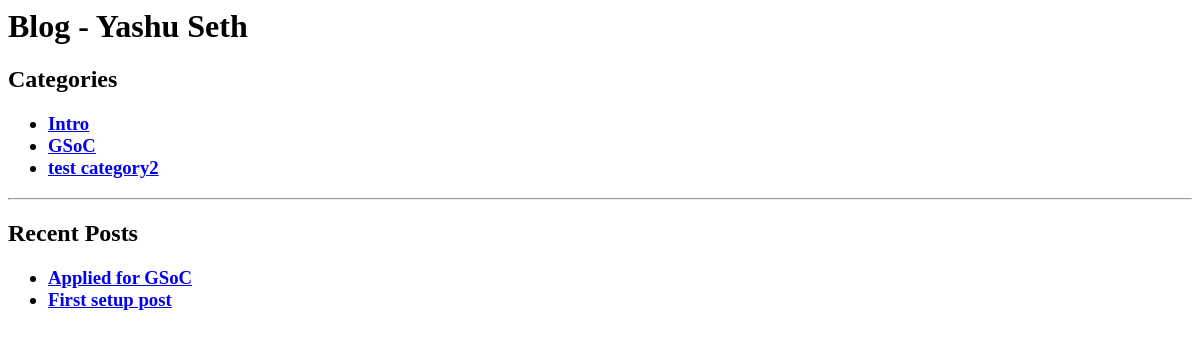
Before: /my_blog/ with the older database file.
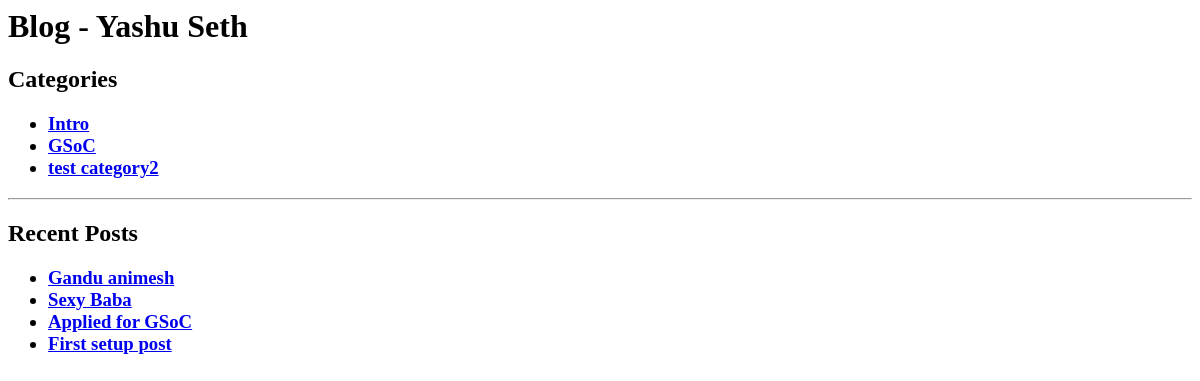
After: the same page with the newer database file.
### my_blog/models.py (models this page shows, shortened)
class Category(models.Model):
	title = models.CharField(max_length=100, unique=True)
	slug = models.SlugField(max_length=100, unique=True)
	def get_absolute_url(self):
		return reverse('view_blog_category', args=[self.slug])

class Blog(models.Model):
	title = models.CharField(max_length=100, unique=True)
	slug = models.SlugField(max_length=100, unique=True)
	body = models.TextField()
	posted = models.DateTimeField('date posted')
	category = models.ForeignKey('my_blog.Category')
	def get_absolute_url(self):
		return reverse('view_blog_post', args=[self.slug])

### my_blog/views.py (the view)
def index(request):
	return render_to_response('index.html', {
		'categories': Category.objects.all(),
		'posts': Blog.objects.all()[:7:-1]
		})

### my_blog/templates/index.html (shortened to what this page needs)
{% extends 'base.html' %}
{% block title %}Blog - Yashu Seth {% endblock %}
{% block content %}
	<div class="post-preview">
            <h2 class="post-title">
                Categories
            </h2>
            <h3 class="post-subtitle">
                {% if categories %}
					<ul>
						{% for category in categories %}
							<li>
								<a href="{{category.get_absolute_url}}">
									{{ category.title }} </a>
							</li>
						{% endfor %}
					</ul>
				{% else %}
					<p> There are no posts. </p>
				{% endif %}
            </h3>
    </div>
    <hr>
    <div class="post-preview">
	        <h2 class="post-title">
	            Recent Posts
	        </h2>
	        <h3 class="post-subtitle">
	        	{% if posts %}
					<ul>
						{% for post in posts %}
							<li>
								<a href="{{post.get_absolute_url}}">
									{{ post.title }} </a>
							</li>
						{% endfor %}
					</ul>
				{% else %}
					<p> There are no posts. </p>
				{% endif %}
	        </h3>
	</div>
{% endblock %}

Changed rows visible on the page:
added Blog: title "Gandu animesh"
added Blog: title "Sexy Baba"
